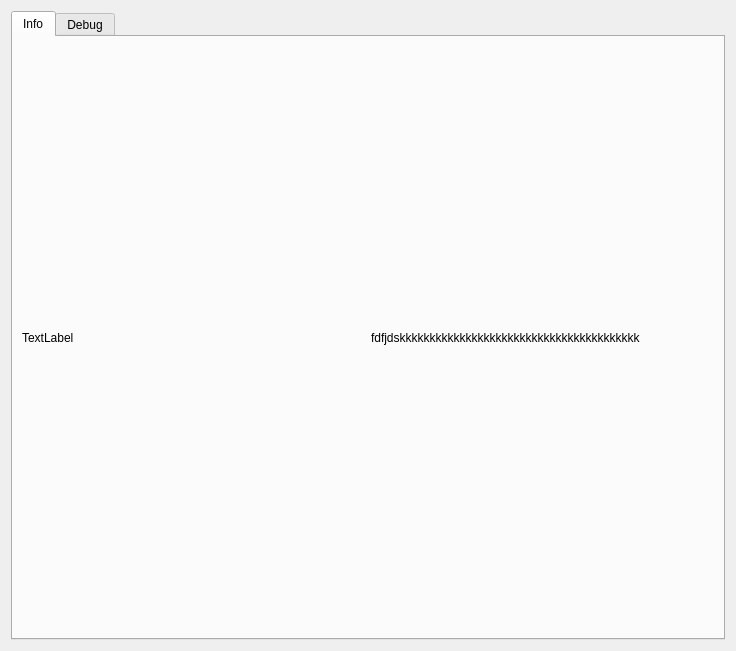
<?xml version="1.0" encoding="UTF-8"?>
<ui version="4.0">
 <class>CustomProcessDialog</class>
 <widget class="QDialog" name="CustomProcessDialog">
  <property name="geometry">
   <rect>
    <x>0</x>
    <y>0</y>
    <width>736</width>
    <height>651</height>
   </rect>
  </property>
  <property name="sizePolicy">
   <sizepolicy hsizetype="Minimum" vsizetype="Minimum">
    <horstretch>0</horstretch>
    <verstretch>0</verstretch>
   </sizepolicy>
  </property>
  <property name="minimumSize">
   <size>
    <width>0</width>
    <height>0</height>
   </size>
  </property>
  <property name="windowTitle">
   <string>Dialog</string>
  </property>
  <layout class="QVBoxLayout" name="verticalLayout">
   <item>
    <widget class="QTabWidget" name="tabWidget">
     <property name="sizePolicy">
      <sizepolicy hsizetype="Preferred" vsizetype="Preferred">
       <horstretch>0</horstretch>
       <verstretch>0</verstretch>
      </sizepolicy>
     </property>
     <property name="currentIndex">
      <number>0</number>
     </property>
     <widget class="QWidget" name="infoTab">
      <property name="maximumSize">
       <size>
        <width>16777215</width>
        <height>16777215</height>
       </size>
      </property>
      <attribute name="title">
       <string>Info</string>
      </attribute>
      <layout class="QHBoxLayout" name="horizontalLayout">
       <item>
        <widget class="QLabel" name="loadingLabel">
         <property name="text">
          <string>TextLabel</string>
         </property>
        </widget>
       </item>
       <item>
        <widget class="QLabel" name="actionLabel">
         <property name="text">
          <string>fdfjdskkkkkkkkkkkkkkkkkkkkkkkkkkkkkkkkkkkkkkkk</string>
         </property>
        </widget>
       </item>
      </layout>
     </widget>
     <widget class="QWidget" name="debugTab">
      <attribute name="title">
       <string>Debug</string>
      </attribute>
      <layout class="QVBoxLayout" name="verticalLayout_2">
       <item>
        <widget class="QPlainTextEdit" name="debugEdit">
         <property name="plainText">
          <string>Debug output : </string>
         </property>
        </widget>
       </item>
       <item>
        <widget class="QPlainTextEdit" name="stdoutEdit">
         <property name="plainText">
          <string>stdout : 
</string>
         </property>
        </widget>
       </item>
       <item>
        <widget class="QPlainTextEdit" name="stderrEdit">
         <property name="plainText">
          <string>stderr : </string>
         </property>
        </widget>
       </item>
      </layout>
     </widget>
    </widget>
   </item>
  </layout>
 </widget>
 <resources/>
 <connections/>
</ui>
